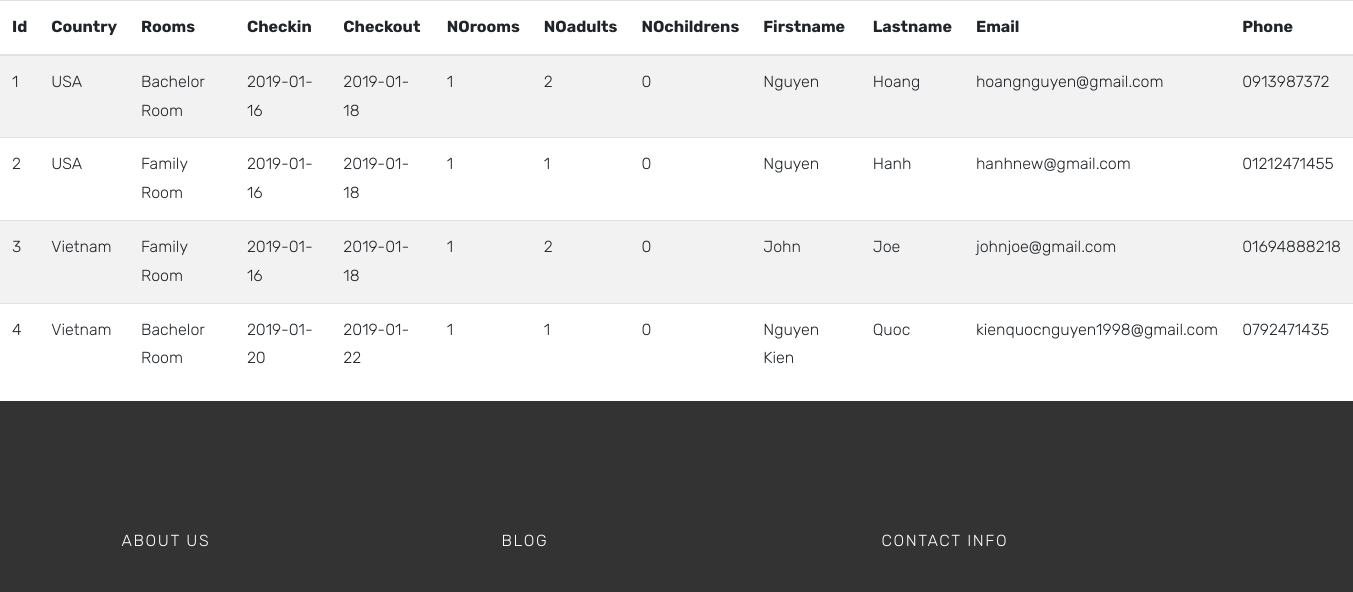
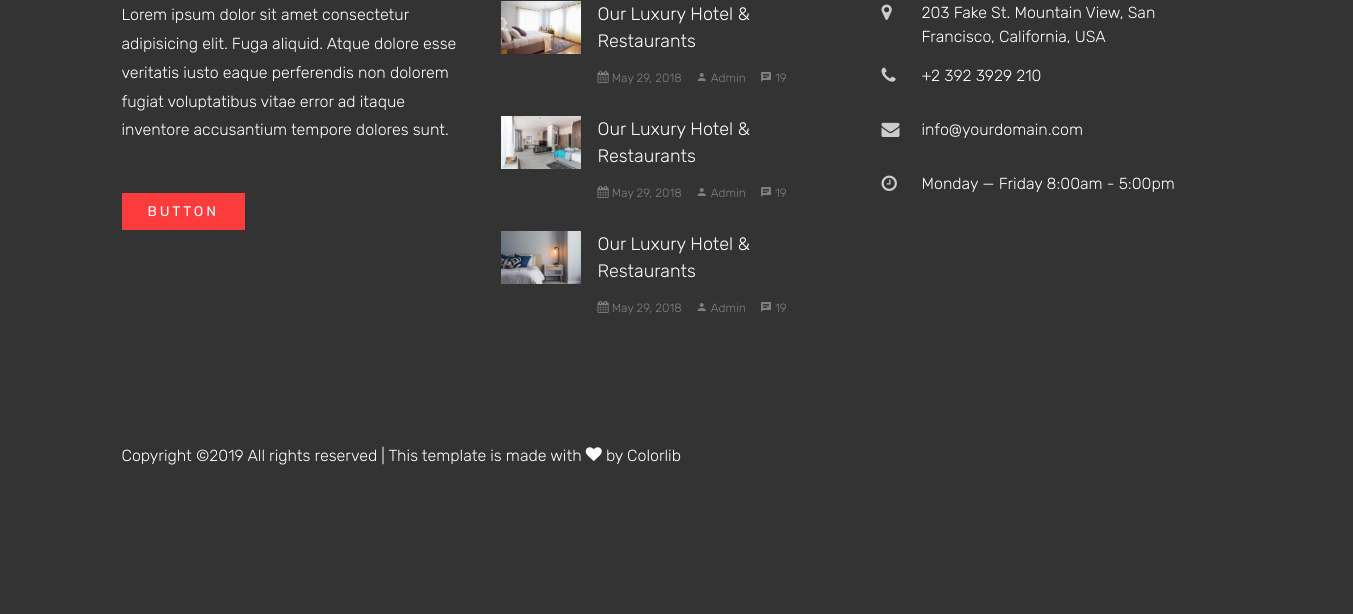
Page /reservation.php on the earlier database version (2 pictures, top to bottom).
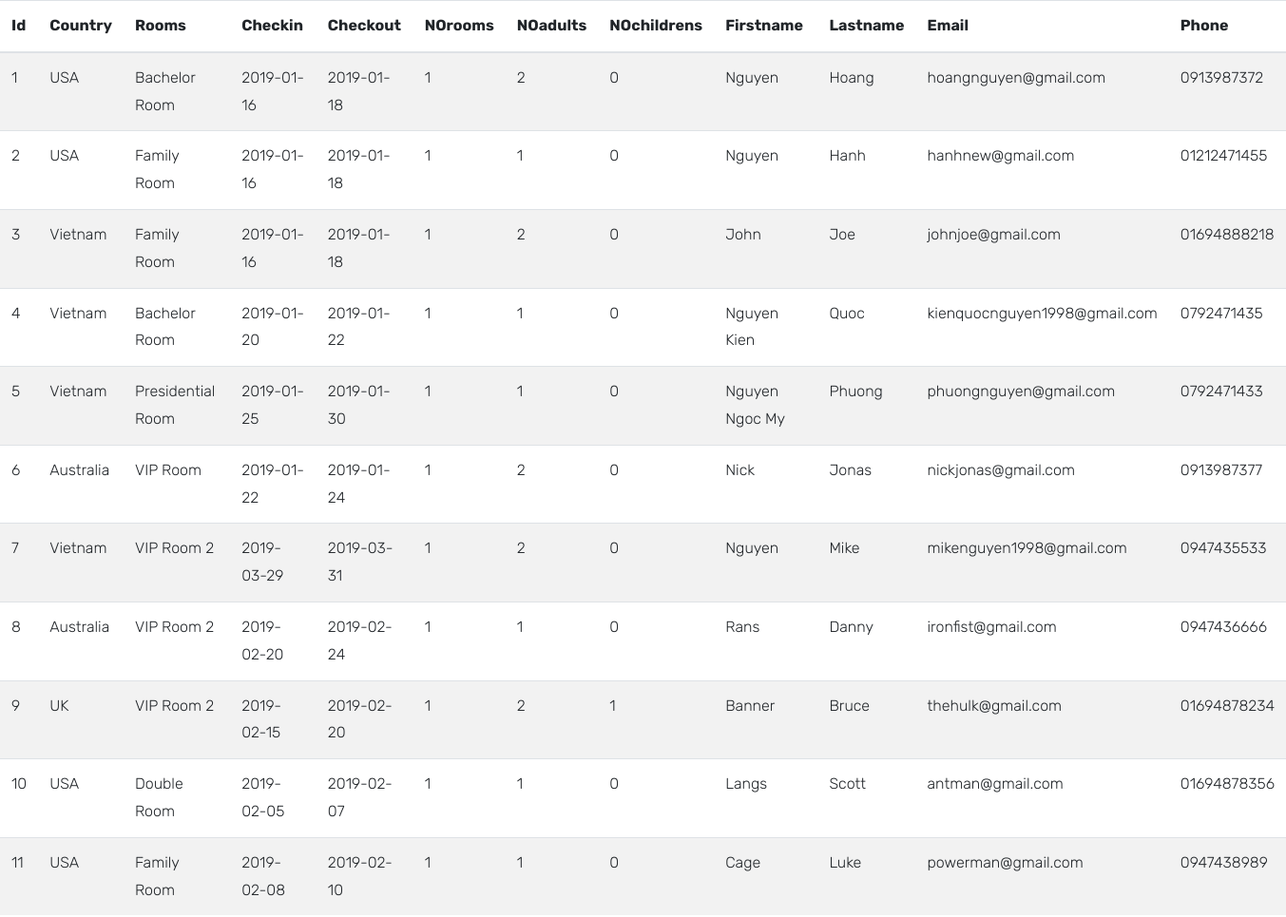
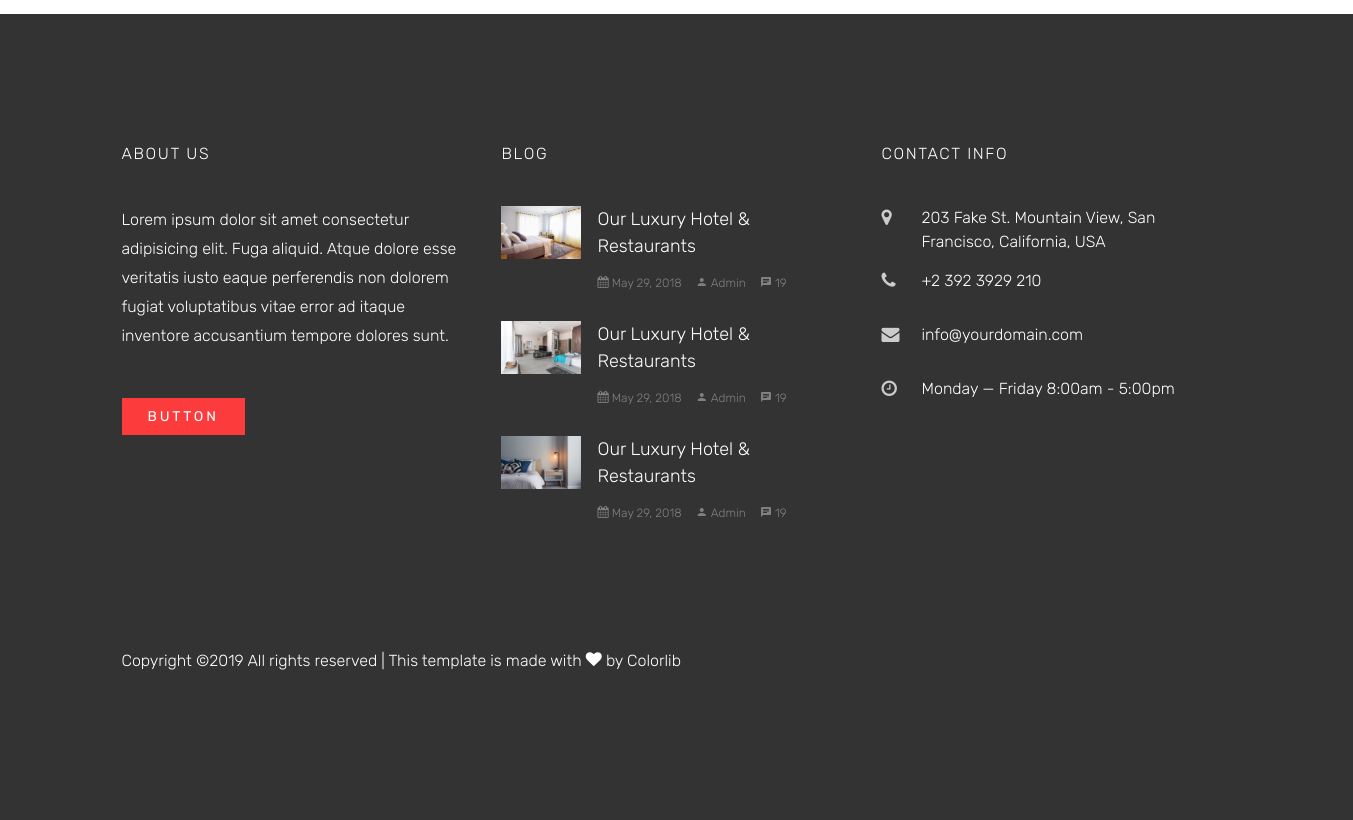
Same page on the later database version (2 pictures, top to bottom).
### tables this page shows
CREATE TABLE `reservation` (
  `Id` int(11) NOT NULL,
  `country` varchar(255) NOT NULL,
  `rooms` varchar(255) NOT NULL,
  `checkin` date NOT NULL,
  `checkout` date NOT NULL,
  `norooms` int(11) NOT NULL,
  `noadults` int(11) NOT NULL,
  `nochildren` int(11) NOT NULL,
  `firstname` varchar(50) NOT NULL,
  `lastname` varchar(50) NOT NULL,
  `email` varchar(200) NOT NULL,
  `phone` varchar(50) NOT NULL
);

### reservation.php (the view)
<?php include_once("includes/header.php") ?>
<table id="dtMaterialDesignExample" class="table table-striped" cellspacing="0" width="100%">
  <thead>
    <tr>
      <th class="th-sm">Id
      </th>
      <th class="th-sm">Country
      </th>
      <th class="th-sm">Rooms
      </th>
      <th class="th-sm">Checkin
      </th>
      <th class="th-sm">Checkout
      </th>
      <th class="th-sm">NOrooms
      </th>
      <th class="th-sm">NOadults
      </th>
      <th class="th-sm">NOchildrens
      </th>
      <th class="th-sm">Firstname
      </th>
      <th class="th-sm">Lastname
      </th>
      <th class="th-sm">Email
      </th>
      <th class="th-sm">Phone
      </th>
    </tr>
  </thead>
  <tbody>
      <?php
          $query = "SELECT * FROM reservation ORDER BY Id ASC";
          $result = mysqli_query($link, $query);
          if(mysqli_num_rows($result) > 0)
          {
              while($row = mysqli_fetch_array($result))
              {
              ?>
              <tr>
                <form method="post" action="reservation.php?action=add&Id=<?php echo $row["Id"]; ?>">
                    <td><?php echo $row["Id"]; ?></td>
                    <td><?php echo $row["country"]; ?></td>
                    <td><?php echo $row["rooms"]; ?></td>
                    <td><?php echo $row["checkin"]; ?></td>
                    <td><?php echo $row["checkout"]; ?></td>
                    <td><?php echo $row["norooms"]; ?></td>
                    <td><?php echo $row["noadults"]; ?></td>
                    <td><?php echo $row["nochildren"]; ?></td>
                    <td><?php echo $row["firstname"]; ?></td>
                    <td><?php echo $row["lastname"]; ?></td>
                    <td><?php echo $row["email"]; ?></td>
                    <td><?php echo $row["phone"]; ?></td>
                </form>
              </tr>
          <?php
              }
          }
      ?>
  </tbody>
</table>
<?php include_once("includes/footer.php") ?>

### includes/header.php (shortened to what this page needs)
<!DOCTYPE html>
<html lang="en">
  <head>
    <link rel="stylesheet" href="css/open-iconic-bootstrap.min.css">
    <link rel="stylesheet" href="css/animate.css">
    <link rel="stylesheet" href="css/owl.carousel.min.css">
    <link rel="stylesheet" href="css/owl.theme.default.min.css">
    <link rel="stylesheet" href="css/magnific-popup.css">
    <link rel="stylesheet" href="css/aos.css">
    <link rel="stylesheet" href="css/ionicons.min.css">
    <link rel="stylesheet" href="css/bootstrap-datepicker.css">
    <link rel="stylesheet" href="css/jquery.timepicker.css">
    <link rel="stylesheet" href="css/flaticon.css">
    <link rel="stylesheet" href="css/icomoon.css">
    <link rel="stylesheet" href="css/style.css">
  </head>
  <body>

### includes/footer.php (shortened to what this page needs)
  <footer class="footer">
    <div class="container">
      <div class="row mb-5">
        <div class="col-md-6 col-lg-4">
          <h3 class="heading-section">About Us</h3>
          <p class="mb-5">Lorem ipsum dolor sit amet consectetur adipisicing elit. Fuga aliquid. Atque dolore esse veritatis iusto eaque perferendis non dolorem fugiat voluptatibus vitae error ad itaque inventore accusantium tempore dolores sunt.</p>
          <p><a href="#" class="btn btn-primary px-4">Button</a></p>
        </div>
        <div class="col-md-6 col-lg-4">
          <h3 class="heading-section">Blog</h3>
          <div class="block-21 d-flex mb-4">
            <figure class="mr-3">
              <img src="images/img_1.jpg" alt="" class="img-fluid">
            </figure>
            <div class="text">
              <h3 class="heading"><a href="#">Our Luxury Hotel &amp; Restaurants</a></h3>
              <div class="meta">
                <div><a href="#"><span class="icon-calendar"></span> May 29, 2018</a></div>
                <div><a href="#"><span class="icon-person"></span> Admin</a></div>
                <div><a href="#"><span class="icon-chat"></span> 19</a></div>
              </div>
            </div>
          </div>
          <div class="block-21 d-flex mb-4">
            <figure class="mr-3">
              <img src="images/img_2.jpg" alt="" class="img-fluid">
            </figure>
            <div class="text">
              <h3 class="heading"><a href="#">Our Luxury Hotel &amp; Restaurants</a></h3>
              <div class="meta">
                <div><a href="#"><span class="icon-calendar"></span> May 29, 2018</a></div>
                <div><a href="#"><span class="icon-person"></span> Admin</a></div>
                <div><a href="#"><span class="icon-chat"></span> 19</a></div>
              </div>
            </div>
          </div>
          <div class="block-21 d-flex mb-4">
            <figure class="mr-3">
              <img src="images/img_3.jpg" alt="" class="img-fluid">
            </figure>
            <div class="text">
              <h3 class="heading"><a href="#">Our Luxury Hotel &amp; Restaurants</a></h3>
              <div class="meta">
                <div><a href="#"><span class="icon-calendar"></span> May 29, 2018</a></div>
                <div><a href="#"><span class="icon-person"></span> Admin</a></div>
                <div><a href="#"><span class="icon-chat"></span> 19</a></div>
              </div>
            </div>
          </div>
        </div>
        <div class="col-md-6 col-lg-4">
          <div class="block-23">
            <h3 class="heading-section">Contact Info</h3>
              <ul>
                <li><span class="icon icon-map-marker"></span><span class="text">203 Fake St. Mountain View, San Francisco, California, USA</span></li>
                <li><a href="#"><span class="icon icon-phone"></span><span class="text">+2 392 3929 210</span></a></li>
                <li><a href="#"><span class="icon icon-envelope"></span><span class="text">info@yourdomain.com</span></a></li>
                <li><span class="icon icon-clock-o"></span><span class="text">Monday &mdash; Friday 8:00am - 5:00pm</span></li>
              </ul>
            </div>
        </div>
      </div>
      <div class="row pt-5">
        <div class="col-md-12 text-left">
          <p>
            Copyright &copy;<script>document.write(new Date().getFullYear());</script> All rights reserved | This template is made with <i class="icon-heart" aria-hidden="true"></i> by <a href="https://colorlib.com" target="_blank" class="text-primary">Colorlib</a>
          </p>
        </div>
      </div>
    </div>
  </footer>
  </body>
</html>

### css/icomoon.css (style rules this page uses)
[class^="icon-"], [class*=" icon-"] { font-family: 'icomoon' !important; speak: none; font-style: normal; font-weight: normal; font-variant: normal; text-transform: none; line-height: 1; -webkit-font-smoothing: antialiased; -moz-osx-font-smoothing: grayscale; }
.icon-heart:before { content: "\f004"; }
.icon-clock-o:before { content: "\f017"; }
.icon-map-marker:before { content: "\f041"; }
.icon-calendar:before { content: "\f073"; }
.icon-phone:before { content: "\f095"; }
.icon-envelope:before { content: "\f0e0"; }
.icon-chat:before { content: "\e0b7"; }
.icon-person:before { content: "\e7fd"; }

Differences in the rows shown:
added reservation: Id "5", country "Vietnam", rooms "Presidential Room", checkin "2019-01-25", checkout "2019-01-30", norooms "1", noadults "1", nochildren "0", firstname "Nguyen Ngoc My", lastname "Phuong", email "phuongnguyen@gmail.com", phone "0792471433"
added reservation: Id "6", country "Australia", rooms "VIP Room", checkin "2019-01-22", checkout "2019-01-24", norooms "1", noadults "2", nochildren "0", firstname "Nick", lastname "Jonas", email "nickjonas@gmail.com", phone "0913987377"
added reservation: Id "7", country "Vietnam", rooms "VIP Room 2", checkin "2019-03-29", checkout "2019-03-31", norooms "1", noadults "2", nochildren "0", firstname "Nguyen", lastname "Mike", email "mikenguyen1998@gmail.com", phone "0947435533"
added reservation: Id "8", country "Australia", rooms "VIP Room 2", checkin "2019-02-20", checkout "2019-02-24", norooms "1", noadults "1", nochildren "0", firstname "Rans", lastname "Danny", email "ironfist@gmail.com", phone "0947436666"
added reservation: Id "9", country "UK", rooms "VIP Room 2", checkin "2019-02-15", checkout "2019-02-20", norooms "1", noadults "2", nochildren "1", firstname "Banner", lastname "Bruce", email "thehulk@gmail.com", phone "01694878234"
added reservation: Id "10", country "USA", rooms "Double Room", checkin "2019-02-05", checkout "2019-02-07", norooms "1", noadults "1", nochildren "0", firstname "Langs", lastname "Scott", email "antman@gmail.com", phone "01694878356"
added reservation: Id "11", country "USA", rooms "Family Room", checkin "2019-02-08", checkout "2019-02-10", norooms "1", noadults "1", nochildren "0", firstname "Cage", lastname "Luke", email "powerman@gmail.com", phone "0947438989"
